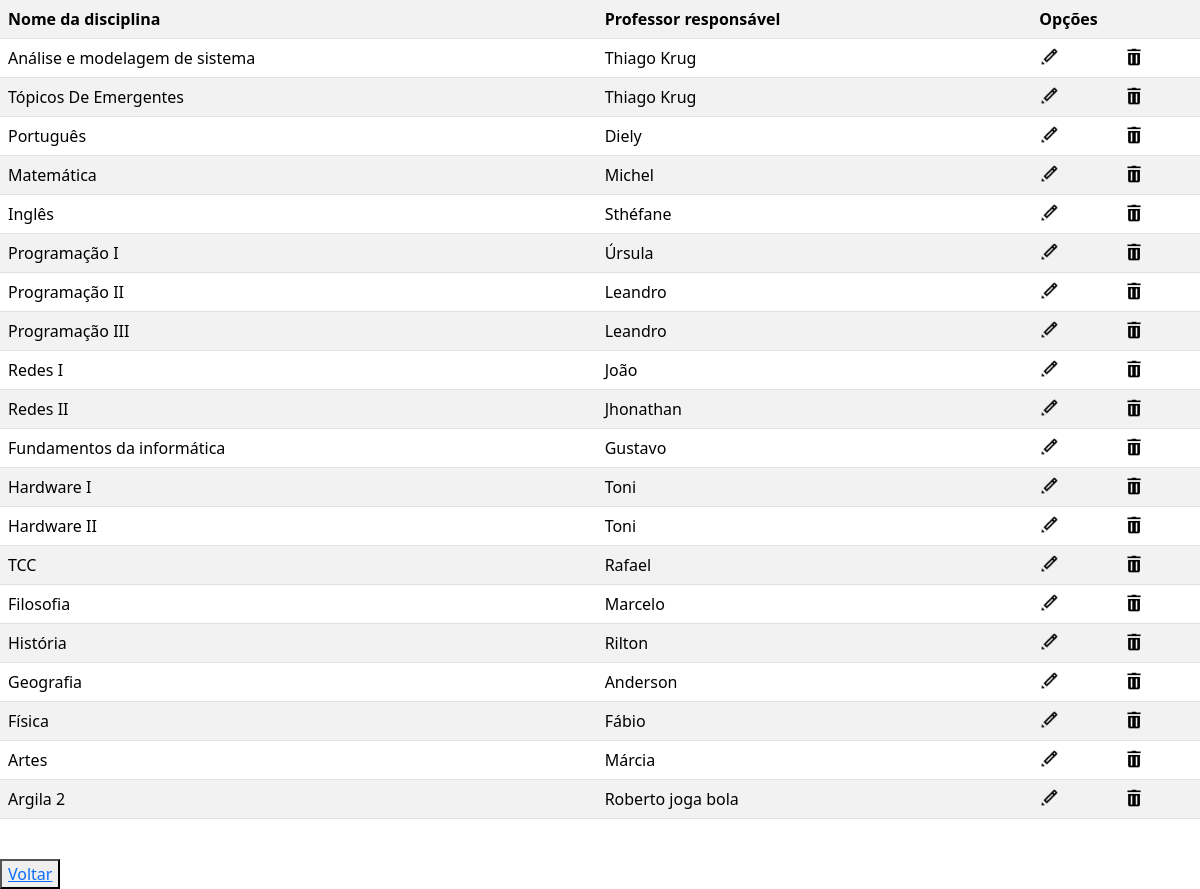
The page /crud/crud_disciplina/listar.php (signed in) on the database its author committed.
### tables this page shows
CREATE TABLE IF NOT EXISTS `disciplina` (
  `id_disciplinas` int NOT NULL AUTO_INCREMENT,
  `nome_disciplina` varchar(255) DEFAULT NULL,
  `professor` varchar(100) NOT NULL,
  PRIMARY KEY (`id_disciplinas`)
);

### crud/crud_disciplina/listar.php (the view, shortened to what this page needs)
<?php
include('../../conecta.php');
echo "<link rel='stylesheet' href='https://cdn.jsdelivr.net/npm/bootstrap@5.3.3/dist/css/bootstrap.min.css'>";
$sql = "SELECT * FROM disciplina";
$resultado = mysqli_query($conexao,$sql);
echo '<table class="table table-white table-striped">
<tr>
<th scope="col">Nome da disciplina</th>
<th scope="col">Professor responsável</th>
<th colspan=3>Opções</th>
</tr>';
while ($dados = mysqli_fetch_assoc($resultado)) {
echo '<tr>';
echo '<td>'.$dados['nome_disciplina'] .'</td>';
echo '<td>'.$dados['professor'] .'</td>';
echo '<td> <a href="formedit.php?id_disciplinas='.$dados['id_disciplinas'].'"> <img src="imagens/editar.png" width="20" height="20"> </a> </td>';
echo '<td> <a href="excluir?id_disciplinas='.$dados['id_disciplinas'].'"> <img src="imagens/excluir.png" width="20" height="20"> </a> </td>';
echo '</tr>';
}
echo '</table>'."<br>";
echo '<button><a href="index.php">Voltar</a></button>';
?>

### rows shown on the page
disciplina: nome_disciplina "Análise e modelagem de sistema", professor "Thiago Krug"
disciplina: nome_disciplina "Tópicos De Emergentes", professor "Thiago Krug"
disciplina: nome_disciplina "Português", professor "Diely"
disciplina: nome_disciplina "Matemática", professor "Michel"
disciplina: nome_disciplina "Inglês", professor "Sthéfane"
disciplina: nome_disciplina "Programação I", professor "Úrsula"
disciplina: nome_disciplina "Programação II", professor "Leandro"
disciplina: nome_disciplina "Programação III", professor "Leandro"
disciplina: nome_disciplina "Redes I", professor "João"
disciplina: nome_disciplina "Redes II", professor "Jhonathan"
disciplina: nome_disciplina "Fundamentos da informática", professor "Gustavo"
disciplina: nome_disciplina "Hardware I", professor "Toni"
disciplina: nome_disciplina "Hardware II", professor "Toni"
disciplina: nome_disciplina "TCC", professor "Rafael"
disciplina: nome_disciplina "Filosofia", professor "Marcelo"
disciplina: nome_disciplina "História", professor "Rilton"
disciplina: nome_disciplina "Geografia", professor "Anderson"
disciplina: nome_disciplina "Física", professor "Fábio"
disciplina: nome_disciplina "Artes", professor "Márcia"
disciplina: nome_disciplina "Argila 2", professor "Roberto joga bola"
